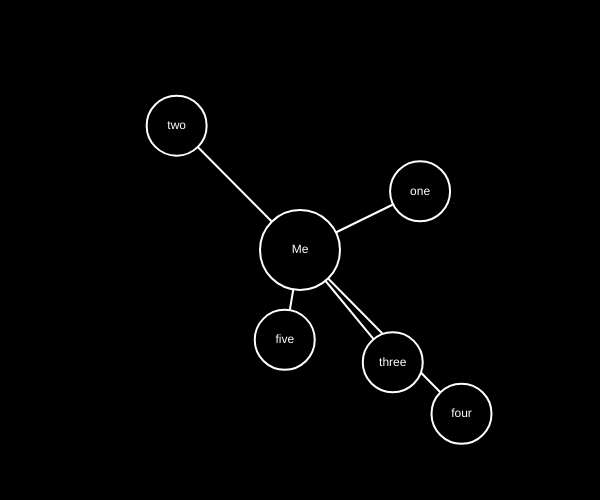
Frame 1 (no input)
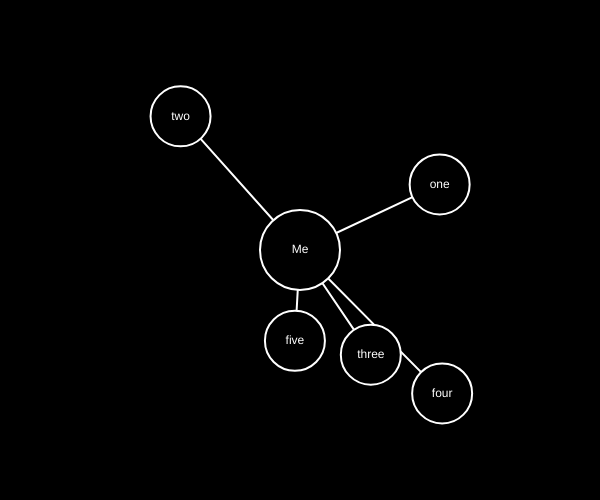
Frame 60 (no input)
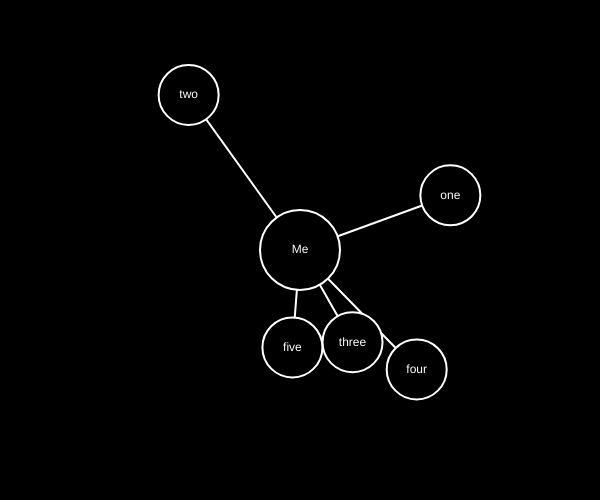
Frame 120 (the mouse pressed at the canvas centre since frame 60)

The p5.js sketch that drew these frames (run headless with seeded random() and noise() and a simulated clock; from frame 60 on, the mouse is pressed at the canvas centre):

// p5.js sketch
// ── sketch.js
let circles = [];
let selectedCircle = null;
let centralCircle;

function setup() {
  createCanvas(windowWidth / 2, windowHeight / 2);
  centralCircle = new Circle(width / 2, height / 2, "Me", 80, false); // Central circle, not floating
  textFont('Helvetica');

  let words = ["one", "two", "three", "four", "five"];
  for (let word of words) {
    let safePlacement = false;
    while (!safePlacement) {
      let x = random(60, width - 60);
      let y = random(60, height - 60);
      let newCircle = new Circle(x, y, word, 60, true); // Peripheral circles, floating
      if (!newCircle.overlapsAny([...circles, centralCircle])) {
        circles.push(newCircle);
        safePlacement = true;
      }
    }
  }
}

function draw() {
  background(0);
  stroke(255);
  strokeWeight(2);

  // Update and check for collisions among all circles
  let allCircles = [...circles, centralCircle];
  for (let i = 0; i < allCircles.length; i++) {
    for (let j = i + 1; j < allCircles.length; j++) {
      allCircles[i].checkCollision(allCircles[j]);
    }
  }

  // Apply floating effect and update positions
  for (let circle of circles) {
    if (!selectedCircle || circle !== selectedCircle) {
      circle.float();
    }
    circle.update();
  }

  // Draw lines to the central circle and display all circles
  for (let circle of circles) {
    line(circle.x, circle.y, centralCircle.x, centralCircle.y);
  }
  centralCircle.display(); // Display central circle without updating its position
  for (let circle of circles) {
    circle.display();
  }
}

// Mouse interaction functions remain unchanged

class Circle {
  constructor(x, y, word, diameter, shouldFloat) {
    this.x = x;
    this.y = y;
    this.word = word;
    this.diameter = diameter;
    this.shouldFloat = shouldFloat; // Determines if the circle should float
    this.velX = random(-0.5, 0.5);
    this.velY = random(-0.5, 0.5);
    this.offsetX = 0;
    this.offsetY = 0;
  }

  isMouseOver() {
    return dist(mouseX, mouseY, this.x, this.y) < this.diameter / 2;
  }

  update() {
    if (this.shouldFloat) {
      this.x += this.velX;
      this.y += this.velY;

      // Reverse direction upon hitting canvas boundaries
      if (this.x - this.diameter / 2 < 0 || this.x + this.diameter / 2 > width) {
        this.velX *= -1;
      }
      if (this.y - this.diameter / 2 < 0 || this.y + this.diameter / 2 > height) {
        this.velY *= -1;
      }
    }
  }

  float() {
    // Apply a gentle floating effect
    this.velX += random(-0.05, 0.05);
    this.velY += random(-0.05, 0.05);

    // Keep the velocity small for gentle floating
    this.velX = constrain(this.velX, -0.5, 0.5);
    this.velY = constrain(this.velY, -0.5, 0.5);
  }

  display() {
    fill(0);
    stroke(255);
    ellipse(this.x, this.y, this.diameter, this.diameter);
    fill(255);
    noStroke();
    textAlign(CENTER, CENTER);
    text(this.word, this.x, this.y);
  }

  checkCollision(other) {
    let dx = other.x - this.x;
    let dy = other.y - this.y;
    let distance = sqrt(dx * dx + dy * dy);
    if (distance < (this.diameter / 2 + other.diameter / 2)) {
      // Simple elastic collision reaction
      let angle = atan2(dy, dx);
      let targetX = this.x + cos(angle) * (this.diameter / 2 + other.diameter / 2);
      let targetY = this.y + sin(angle) * (this.diameter / 2 + other.diameter / 2);
      let ax = (targetX - other.x) * 0.05;
      let ay = (targetY - other.y) * 0.05;
      this.velX -= ax;
      this.velY -= ay;
      other.velX += ax;
      other.velY += ay;
    }
  }

  overlaps(other) {
    return dist(this.x, this.y, other.x, other.y) < (this.diameter + other.diameter) / 2;
  }

  overlapsAny(others) {
    return others.some(other => this.overlaps(other));
  }
}
